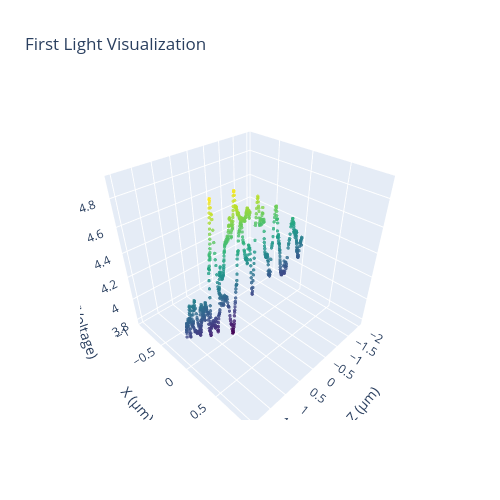

Notebook code for this chart:
### Code cell
## Z fine-tuning
stage = 'r'
line_numbers = [0, 1, 2] # left XY, right XY, all Z
speed = 6

# Enter a list of relative commands manually, comes back to original position
commands = [
    ['Z', 2],#2
    ['Z', -4], #-8
]
result = flc.scan_path(stage, commands, speed, line_numbers, perform_regression = False)

datapoints = result['datapoints']
fig = result['figure']

## Maximum point delta
max_point = datapoints[
    np.argmax(datapoints[:, 2])
][:2]

fig.show()

### Figure 1 — Plotly figure (JSON) as saved in the notebook; plotly's stock layout.template omitted (floating-point values rounded to 4 significant figures; data arrays with more than 128 entries replaced by an {"elided": "..."} marker saying what was removed)
{"data": [{"marker": {"color": {"elided": "752 float values"}, "colorscale": [[0, "#440154"], [0.1111, "#482878"], [0.2222, "#3e4989"], [0.3333, "#31688e"], [0.4444, "#26828e"], [0.5556, "#1f9e89"], [0.6667, "#35b779"], [0.7778, "#6ece58"], [0.8889, "#b5de2b"], [1, "#fde725"]], "opacity": 0.8, "size": 2}, "mode": "markers", "name": "Datapoints", "type": "scatter3d", "x": {"elided": "752 float values"}, "y": {"elided": "752 float values"}, "z": {"elided": "752 float values"}}], "layout": {"autosize": true, "height": 500, "scene": {"aspectmode": "cube", "xaxis": {"title": {"text": "Z (μm)"}}, "yaxis": {"title": {"text": "X (μm)"}}, "zaxis": {"title": {"text": "Radiant Power (Voltage)"}}}, "title": {"text": "First Light Visualization"}, "width": 500, "yaxis": {"scaleanchor": "x", "scaleratio": 1}}}
